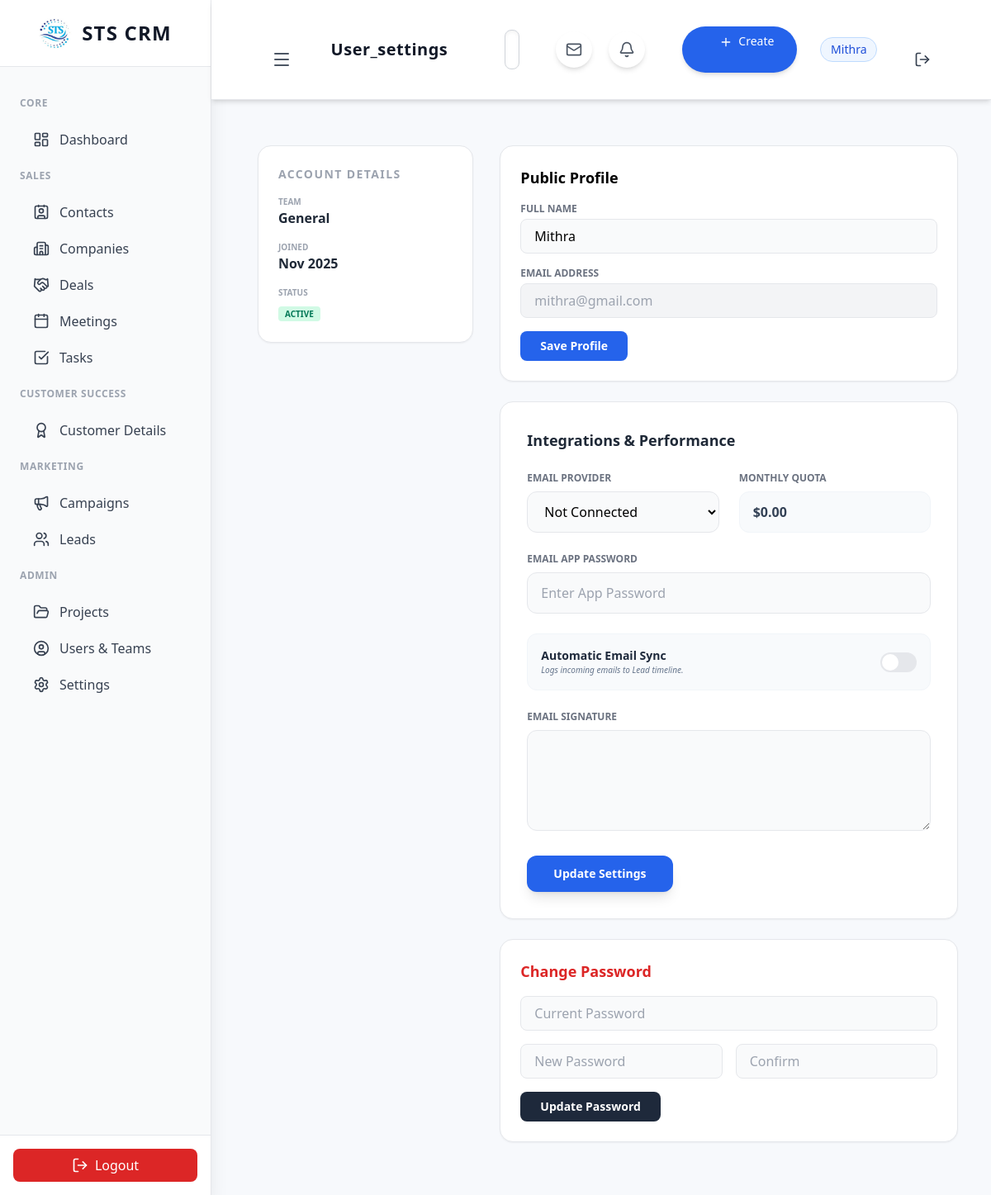
The app's page /user_settings.php (signed in) with its own data.
### tables this page shows
CREATE TABLE `users` (
  `id` int(11) UNSIGNED NOT NULL,
  `name` varchar(255) NOT NULL,
  `email` varchar(255) NOT NULL,
  `password` varchar(255) NOT NULL COMMENT 'Stores the hashed password',
  `role` varchar(50) NOT NULL DEFAULT 'user' COMMENT 'e.g., admin, user, manager',
  `created_at` datetime DEFAULT current_timestamp(),
  `status` varchar(20) NOT NULL DEFAULT 'Active',
  `team` varchar(100) DEFAULT NULL,
  `email_provider` varchar(50) DEFAULT 'None',
  `email_signature` text DEFAULT NULL,
  `monthly_quota` decimal(15,2) DEFAULT 0.00,
  `email_sync` int(255) DEFAULT NULL,
  `email_password` varchar(500) DEFAULT NULL
);

### user_settings.php (the view, shortened to what this page needs)
<?php
include 'api/db.php';
$user_id = $_SESSION['user_id'];
$result = $conn->query("SELECT * FROM users WHERE id = $user_id");
$user = $result->fetch_assoc();
?>
<div class="max-w-4xl mx-auto py-12 px-6">
    <div class="grid grid-cols-1 md:grid-cols-3 gap-8">
        <div class="space-y-4">
            <div class="bg-white p-6 rounded-2xl shadow-sm border border-gray-200">
                <h3 class="text-sm font-bold text-gray-400 uppercase mb-4 text-[10px] tracking-widest">Account Details</h3>
                <div class="space-y-4">
                    <div>
                        <p class="text-[10px] uppercase font-bold text-gray-400">Team</p>
                        <p class="font-semibold text-gray-800"><?php echo $user['team'] ?? 'General'; ?></p>
                    </div>
                    <div>
                        <p class="text-[10px] uppercase font-bold text-gray-400">Joined</p>
                        <p class="font-semibold text-gray-800"><?php echo date('M Y', strtotime($user['created_at'])); ?></p>
                    </div>
                    <div>
                        <p class="text-[10px] uppercase font-bold text-gray-400 mb-1">Status</p>
                        <span class="px-2 py-0.5 text-[10px] font-bold bg-emerald-100 text-emerald-700 rounded uppercase">
                            <?php echo $user['status']; ?>
                        </span>
                    </div>
                </div>
            </div>
        </div>
        <div class="md:col-span-2 space-y-6">
            <form method="POST" class="bg-white p-6 rounded-2xl shadow-sm border border-gray-200">
                <h2 class="text-lg font-bold mb-4">Public Profile</h2>
                <div class="space-y-4">
                    <div>
                        <label class="block text-xs font-bold text-gray-500 mb-1 uppercase">Full Name</label>
                        <input type="text" name="name" value="<?php echo htmlspecialchars($user['name']); ?>" class="w-full bg-gray-50 border border-gray-200 rounded-lg px-4 py-2 focus:ring-2 focus:ring-blue-500 outline-none transition">
                    </div>
                    <div>
                        <label class="block text-xs font-bold text-gray-500 mb-1 uppercase">Email Address</label>
                        <input type="email" value="<?php echo $user['email']; ?>" disabled class="w-full bg-gray-100 border border-gray-200 rounded-lg px-4 py-2 text-gray-400 cursor-not-allowed">
                    </div>
                    <button type="submit" name="update_profile" class="bg-blue-600 text-white px-6 py-2 rounded-lg font-bold text-sm hover:bg-blue-700 transition">Save Profile</button>
                </div>
            </form>
            <form method="POST" class="bg-white p-8 rounded-2xl shadow-sm border border-gray-200">
                <h2 class="text-lg font-bold text-gray-800 mb-6">Integrations & Performance</h2>
                <div class="space-y-6">
                    <div class="grid grid-cols-1 md:grid-cols-2 gap-6">
                        <div>
                            <label class="block text-xs font-bold text-gray-500 mb-2 uppercase">Email Provider</label>
                            <select name="email_provider" class="w-full bg-gray-50 border border-gray-200 rounded-xl px-4 py-3 focus:ring-2 focus:ring-blue-500 outline-none transition">
                                <option value="None" <?php echo ($user['email_provider'] == 'None' ? 'selected' : ''); ?>>Not Connected</option>
                            </select>
                        </div>
                        <div>
                            <label class="block text-xs font-bold text-gray-500 mb-2 uppercase">Monthly Quota</label>
                            <div class="w-full bg-slate-50 border border-slate-100 rounded-xl px-4 py-3 text-slate-700 font-bold">
                                $<?php echo number_format($user['monthly_quota'] ?? 0, 2); ?>
                            </div>
                        </div>
                    </div>
                    <div>
                        <label class="block text-xs font-bold text-gray-500 mb-2 uppercase">Email App Password</label>
                        <input type="password" name="email_password" value="<?php echo $user['email_password'] ?? ''; ?>" placeholder="Enter App Password" class="w-full bg-gray-50 border border-gray-200 rounded-xl px-4 py-3 focus:ring-2 focus:ring-blue-500 outline-none transition">
                    </div>
                    <div class="bg-slate-50 p-4 rounded-xl flex items-center justify-between border border-slate-100">
                        <div>
                            <h4 class="text-sm font-bold text-slate-800">Automatic Email Sync</h4>
                            <p class="text-[10px] text-slate-500 italic">Logs incoming emails to Lead timeline.</p>
                        </div>
                        <label class="relative inline-flex items-center cursor-pointer">
                            <div class="w-11 h-6 bg-gray-200 rounded-full peer peer-checked:after:translate-x-full peer-checked:bg-blue-600 after:content-[''] after:absolute after:top-[2px] after:left-[2px] after:bg-white after:rounded-full after:h-5 after:w-5 after:transition-all"></div>
                        </label>
                    </div>
                    <div>
                        <label class="block text-xs font-bold text-gray-500 mb-2 uppercase">Email Signature</label>
                        <textarea name="email_signature" rows="4" class="w-full bg-gray-50 border border-gray-200 rounded-xl px-4 py-3 focus:ring-2 focus:ring-blue-500 outline-none transition"><?php echo htmlspecialchars($user['email_signature']); ?></textarea>
                    </div>
                    <button type="submit" name="update_integration" class="w-full md:w-auto bg-blue-600 text-white px-8 py-3 rounded-xl font-bold text-sm hover:bg-blue-700 transition shadow-lg">Update Settings</button>
                </div>
            </form>
            <form method="POST" class="bg-white p-6 rounded-2xl shadow-sm border border-gray-200">
                <h2 class="text-lg font-bold mb-4 text-red-600">Change Password</h2>
                <div class="space-y-4">
                    <input type="password" name="current_password" placeholder="Current Password" required class="w-full bg-gray-50 border border-gray-200 rounded-lg px-4 py-2 outline-none">
                    <div class="grid grid-cols-2 gap-4">
                        <input type="password" name="new_password" placeholder="New Password" required class="w-full bg-gray-50 border border-gray-200 rounded-lg px-4 py-2 outline-none">
                        <input type="password" name="confirm_password" placeholder="Confirm" required class="w-full bg-gray-50 border border-gray-200 rounded-lg px-4 py-2 outline-none">
                    </div>
                    <button type="submit" name="update_password" class="bg-slate-800 text-white px-6 py-2 rounded-lg font-bold text-sm hover:bg-black transition">Update Password</button>
                </div>
            </form>
        </div>
    </div>
</div>
<?php
include 'includes/layout.php';
?>

### includes/layout.php (style rules this page uses)
body { background-color: #f7f9fc; }

### records on screen
users: team "General", created_at "Nov 2025", status "ACTIVE", name "Mithra", email "mithra@gmail.com", email_provider "Not Connected", monthly_quota "0.00"

### other values on screen
str_replace('.php', '', $current_page) "User_settings"
$_SESSION['user_name'] "Mithra"
